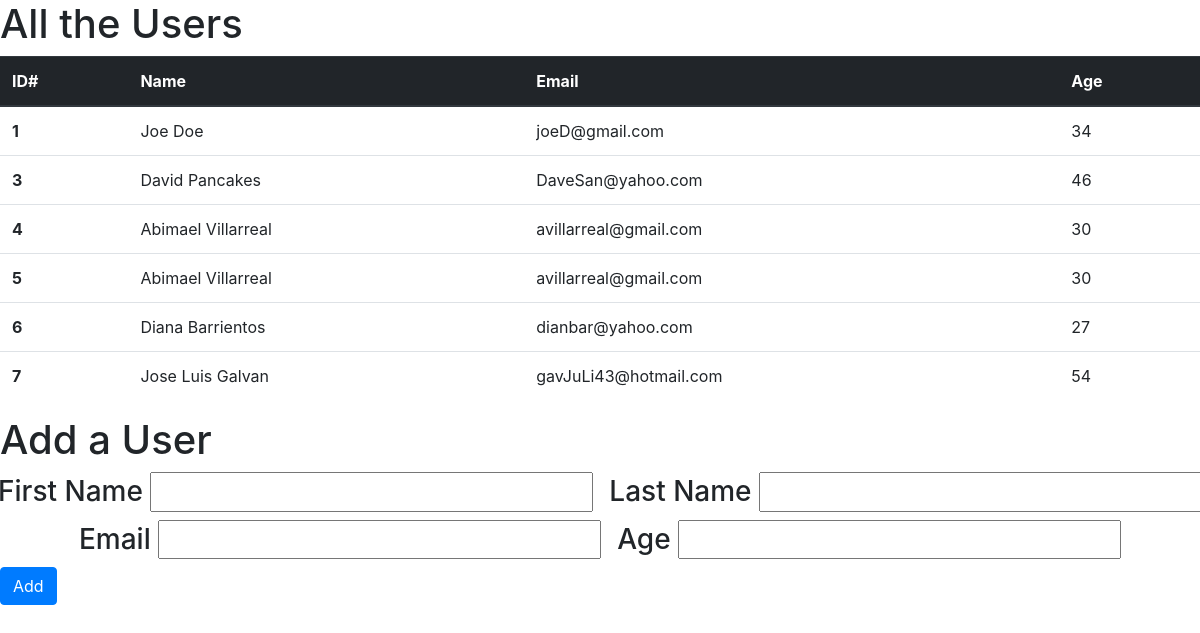
The page / on the database its author committed.
### users_app/models.py (models this page shows)
class User(models.Model):
    first_name = models.CharField(max_length=45)
    last_name = models.CharField(max_length=45)
    email_address = models.CharField(max_length=45)
    age = models.IntegerField()
    created_at = models.DateTimeField(auto_now_add=True)
    updated_at = models.DateTimeField(auto_now=True)

### users_app/views.py (the view)
# urls.py: path('', views.index),
def index(request):
    context = {
        "all_users": User.objects.all()
    }
    return render(request, 'index.html',context)

### users_app/templates/index.html (shortened to what this page needs)
<!DOCTYPE html>
<html lang="en">
    <head>
        {% load static %}
        <link rel="stylesheet" href="https://maxcdn.bootstrapcdn.com/bootstrap/4.0.0/css/bootstrap.min.css">
    </head>
    <body>
        <div>
            <h1>All the Users</h1>
            <table class="table">
                <thead class="thead-dark">
                    <tr>
                        <th scope="col">ID#</th>
                        <th scope="col">Name</th>
                        <th scope="col">Email</th>
                        <th scope="col">Age</th>
                    </tr>
                </thead>
                <tbody>
                {% for user in all_users %}
                    <tr>
                        <th scope="row">{{user.id}}</th>
                        <td>{{user.first_name}} {{ user.last_name}}</td>
                        <td>{{user.email_address}}</td>
                        <td>{{user.age}}</td>
                    </tr>
                {% endfor %}
                </tbody>
            </table>
            <div>
                <form class="" action="/update" method="post">
                    <h1>Add a User</h1>
                    <div class="row justify-content-center">
                        <h3> First Name <input name="first_name" type="text"></h3>
                        <h3 class="ml-3"> Last Name <input name="last_name" type="text"></h3>
                    </div>
                    <div class="row justify-content-center">
                        <h3> Email <input name="email" type="text"></h3>
                        <h3 class="ml-3"> Age <input name="age" type="text"></h3>
                    </div>
                    <button class="btn btn-primary " type="submit">Add</button>
                </form>
            </div>
        </div>
    </body>
</html>

### rows shown on the page
User: id "1", first_name "Joe", last_name "Doe", email_address "joeD@gmail.com", age "34"
User: id "3", first_name "David", last_name "Pancakes", email_address "DaveSan@yahoo.com", age "46"
User: id "4", first_name "Abimael", last_name "Villarreal", email_address "avillarreal@gmail.com", age "30"
User: id "5", first_name "Abimael", last_name "Villarreal", email_address "avillarreal@gmail.com", age "30"
User: id "6", first_name "Diana", last_name "Barrientos", email_address "dianbar@yahoo.com", age "27"
User: id "7", first_name "Jose Luis", last_name "Galvan", email_address "gavJuLi43@hotmail.com", age "54"
